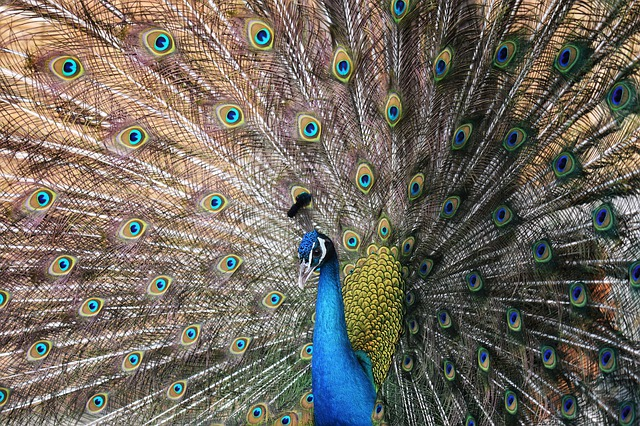
#> input picture animal.jpg, 640 x 426 px
$ python removercor.py
#> lines starting #> are read from the running program, lines starting #| are printed output that depends on the picture
import cv2
import copy

# Abre image original
img = cv2.imread("animal.jpg")
#> img is the input picture: shape (426, 640, 3); mean B, G, R 96.1, 106.6, 113.2

# Remove canal AZUL
img_no_blue = copy.copy(img)
img_no_blue[:,:,0] = 0
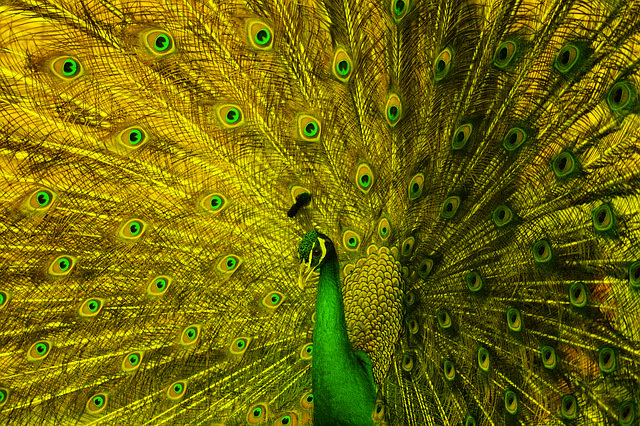
#> img_no_blue: shape (426, 640, 3); mean B, G, R 0, 106.6, 113.2

# Remove canal VERDE
img_no_green = copy.copy(img)
img_no_green[:,:,1] = 0
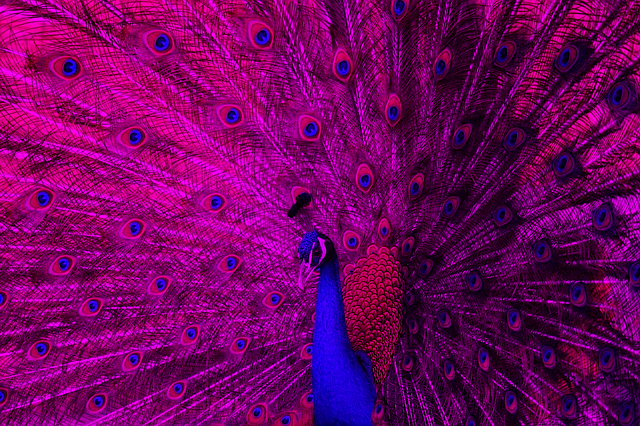
#> img_no_green: shape (426, 640, 3); mean B, G, R 96.1, 0, 113.2

# Remove canal VERMELHO
img_no_red = copy.copy(img)
img_no_red[:,:,2] = 0
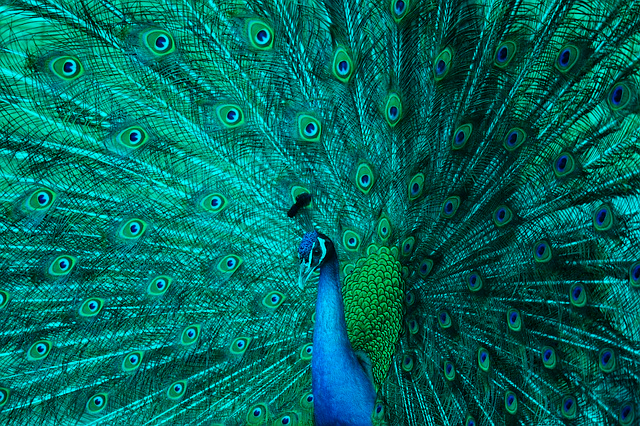
#> img_no_red: shape (426, 640, 3); mean B, G, R 96.1, 106.6, 0

# Exibe as imagens
cv2.imshow('Imagem Original', img )
cv2.imshow('Azul Removido', img_no_blue )
cv2.imshow('Verde Removido', img_no_green )
cv2.imshow('Vermelho Removido', img_no_red )

cv2.waitKey(0)
cv2.destroyAllWindows()

$ run again, with pout.jpg copied over animal.jpg
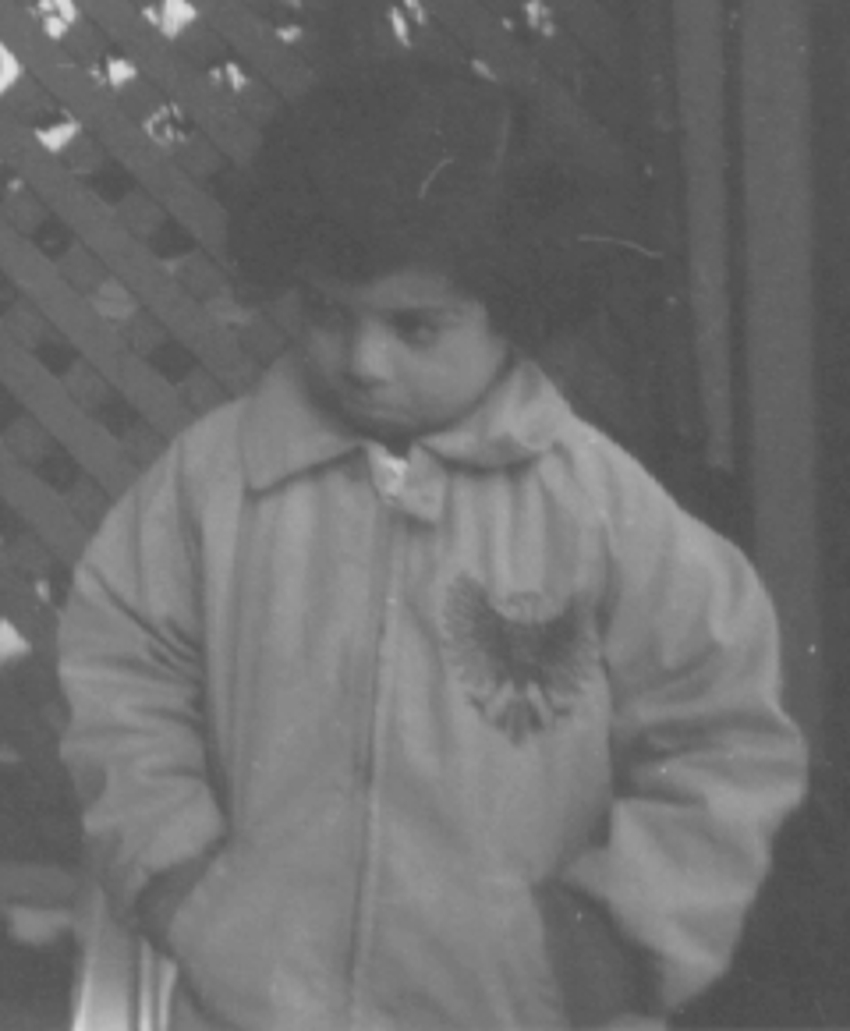
#> input picture pout.jpg, 850 x 1031 px
#> img is the input picture: shape (1031, 850, 3); min 74, max 225, mean 110.3
#> `img_no_green[:,:,1] = 0`:
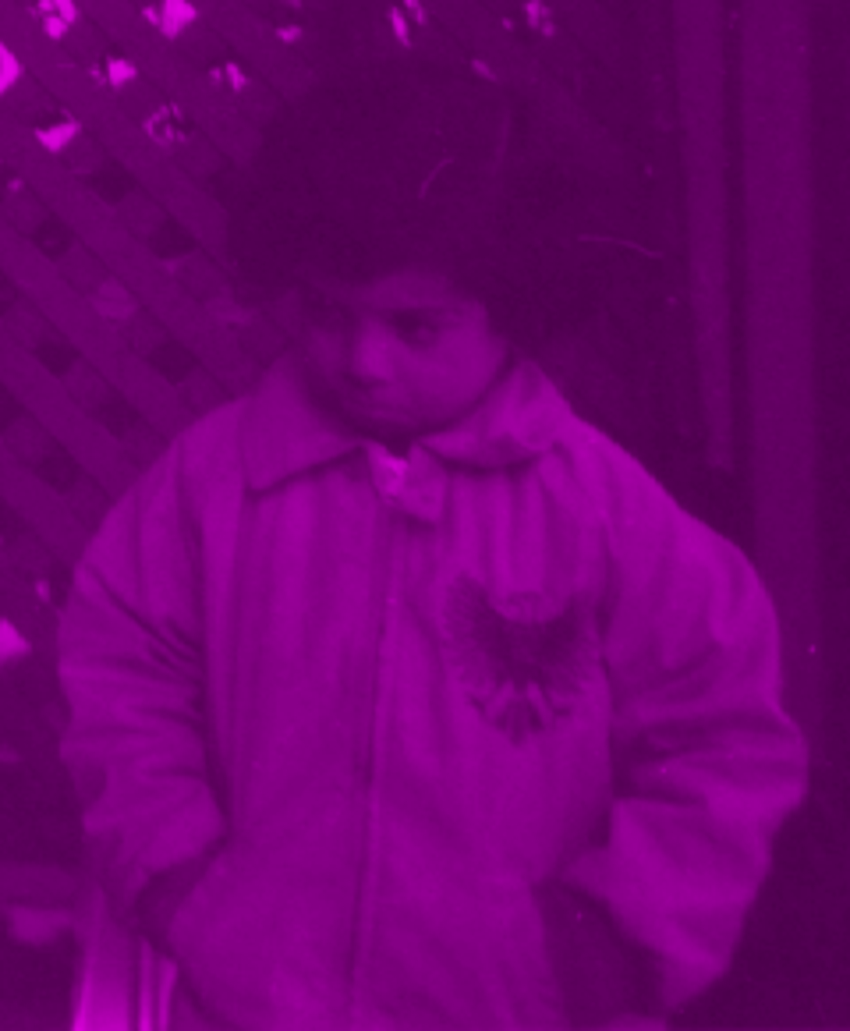
#> img_no_green: shape (1031, 850, 3); mean B, G, R 110.3, 0, 110.3
#> `img_no_red[:,:,2] = 0`:
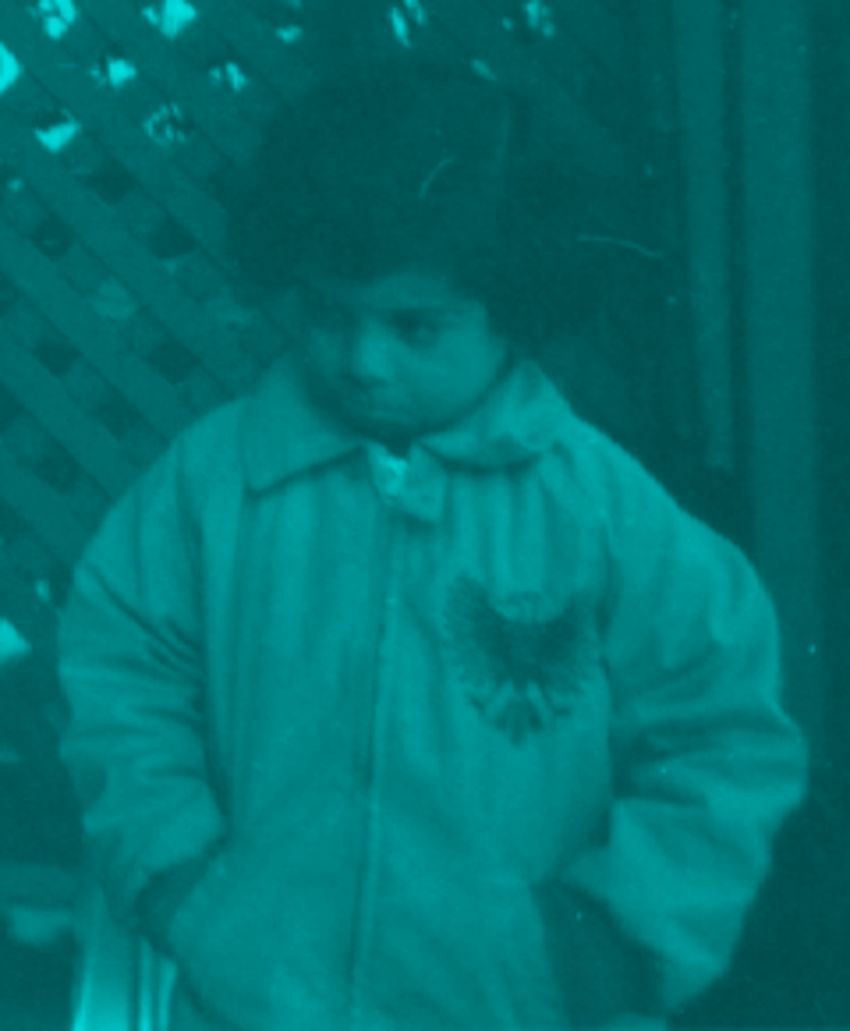
#> img_no_red: shape (1031, 850, 3); mean B, G, R 110.3, 110.3, 0
